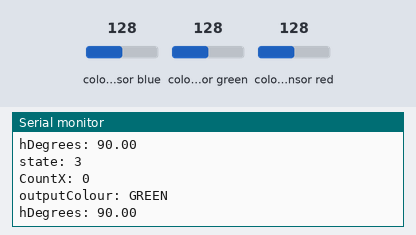
Recording of a sketch running on a simulated Arduino Uno, built with avr-gcc and run on an emulated ATmega328P. Parts: the last lines printed to the serial monitor. The inputs (shaded band) are chosen by the test bench; at power-on: colour sensor blue 128, colour sensor green 128, colour sensor red 128.

Above: at 1.2 s.
1.3 s: colour sensor blue set to 5
At 1.32 s:
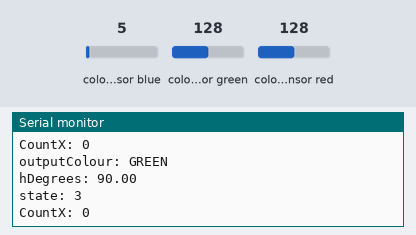
2.9 s: colour sensor green set to 5
At 2.93 s:
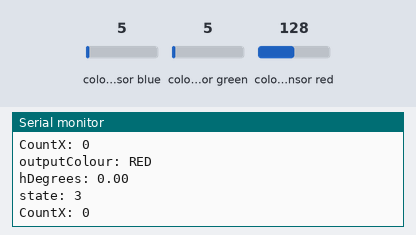
4.4 s: colour sensor green set to 64
At 4.43 s:
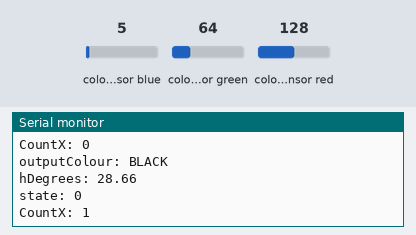
5.9 s: colour sensor blue set to 250
At 5.94 s:
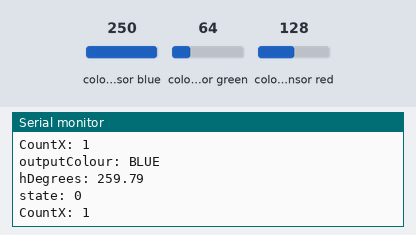
7.4 s: colour sensor red set to 5
At 7.45 s:
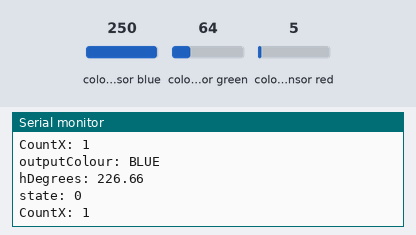
Timing chart, 0 to 9.9 s (numbered marks = the images above; inputs shaded):
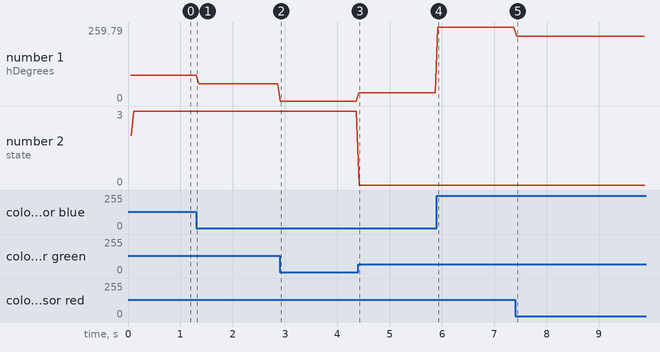

Measured:
- after the input at 2.9 s, the serial monitor: prints a new line at once (image 2)
- after the input at 4.4 s, the serial monitor: prints a new line at once (image 3)
- after the input at 5.9 s, the serial monitor: prints a new line at once (image 4)
- after the input at 7.4 s, the serial monitor: prints a new line at once (image 5)
- plotted number 1: 90 → 60 after the input at 1.3 s, 0 → 28.66 after the input at 4.4 s, 28.66 → 259.79 after the input at 5.9 s, 259.79 → 226.66 after the input at 7.4 s

The sketch:

working_rgb_colour_sensor_x_axis_fully_working.ino
```cpp
// =====================================================
//
// Colour Sensing Robot for Dissertation Project
// (Jessica Mason - 16016599)
//
// =====================================================

#include <Wire.h>
#include "Adafruit_TCS34725.h"

//DEFINE STATES
#define STATE_0 0
#define STATE_1 1
#define STATE_2 2
#define STATE_3 3

//DEFINE COLOURS
#define COLOUR_RED 10
#define COLOUR_GREEN 11
#define COLOUR_BLUE 12
#define COLOUR_YELLOW 13
#define COLOUR_BLACK 14

//NORMALISED RGB VALUES
double rNorm;
double gNorm;
double bNorm;
//HUE
double h;
double hDegrees;
//DEBUG
double g;
//EQUATION SECTIONS
double topA;
double bottomA;
double bottomB;
//PI values (pretty sure these are built in, check that)
double Pi = 3.1415926535897932384626433832795;
double twoPi = 6.283185307179586476925286766559;

//COLOUR SENSING VARIABLES
int currentColour;
int prevColour;
int outputColour;

//GENERAL VARIABLES
//CURRENT STATE
int state;
//COUNT ON X AXIS
int countX;

//ARRAY
int pathX[10];
int index = 0;

//INITIALISE COLOUR SENSOR
/* Initialise with default values (int time = 2.4ms, gain = 1x) */
// Adafruit_TCS34725 tcs = Adafruit_TCS34725();
/* Initialise with specific int time and gain values */
Adafruit_TCS34725 tcs = Adafruit_TCS34725(TCS34725_INTEGRATIONTIME_700MS, TCS34725_GAIN_1X);

void setup(void) {

  //set state to state0 which is when the robot goes from a line onto the background
  state = STATE_0;
  countX = 0;
  prevColour = COLOUR_BLACK;

  Serial.begin(57600);

  //CHECK COLOUR SENSOR IS CONNECTED
  if (tcs.begin()) {
    Serial.println("Found sensor");
    Serial.println(" ");
  } else {
    Serial.println("No TCS34725 found ... check your connections");
    Serial.println(" ");
    while (1);
  }

}// END OF setup()

void loop(void) {

  //this runs the get colour function and recieves the outputted colour
  currentColour = getColour();

  //FININTE STATE MACHINE
  switch(state){

    case STATE_0:
      //GOES ONTO A RED LINE
      if((currentColour == COLOUR_RED) && (prevColour == COLOUR_BLACK)){
        state = STATE_1;
        prevColour = COLOUR_RED;
      }
      //GOES ONTO A GREEN LINE
      if((currentColour == COLOUR_GREEN) && (prevColour == COLOUR_BLACK)){
        state = STATE_2;
        prevColour = COLOUR_GREEN;
      }

    //RED BEHAVIOUR
    case STATE_1:
      //GOING OVER A RED LINE
      if(currentColour == COLOUR_RED){
        prevColour = COLOUR_RED;
        state = STATE_3;
      }

    break;

    //GREEN BEHAVIOUR
    case STATE_2:
      //GOING OVER A GREEN LINE
      if(currentColour == COLOUR_GREEN){
        prevColour = COLOUR_GREEN;
        //STATE 3 = FALLING EDGE NEW LINE
        state = STATE_3;
      }

    break;

    //FALLING EDGE NEW LINE
    case STATE_3:
    //COMING OFF A RED LINE
    if((currentColour == COLOUR_BLACK) && (prevColour == COLOUR_RED)){
      countX++;
      pathX[index] = COLOUR_RED;
      index++;
      prevColour = COLOUR_BLACK;
      state = STATE_0;
    }
    //COMING OFF A GREEN LINE
    if((currentColour == COLOUR_BLACK) && (prevColour == COLOUR_GREEN)){
      countX++;
      pathX[index] = COLOUR_GREEN;
      index++;
      prevColour = COLOUR_BLACK;
      state = STATE_0;
    }

    break;

  } //END OF FINITE STATE MACHINE

  //FOR WHEN IT GOES BACK ON ITSELF
  for(int i=1; i < index;i++) {
    //if newest item in the array is the same as the last
    if(pathX[i] == pathX[i - 1]) {
      countX -=2;
      index -=2;
    }
  }

  //PRINTING FOR DEBUGGING PURPOSES
  Serial.print("hDegrees: ");
  Serial.print(hDegrees);
  Serial.println("");
  Serial.print("state: ");
  Serial.print(state);
  Serial.println("");
  Serial.print("CountX: ");
  Serial.print(countX);
  Serial.println("");
  Serial.println("");

} //END OF MAIN LOOP

int getColour(){

  uint16_t r, g, b, c, colorTemp, lux;

  tcs.getRawData(&r, &g, &b, &c);
  colorTemp = tcs.calculateColorTemperature(r, g, b);
  lux = tcs.calculateLux(r, g, b);

  //NORMALISE VALUES
  rNorm = (double)r/double(r + g + b);
  gNorm = (double)g/double(r + g + b);
  bNorm = (double)b/double(r + g + b);

  //CALCULATE EQUATION SECTIONS
  topA = 2 * rNorm - gNorm - bNorm;
  bottomA = sqrt(2.0 / 3.0);
  bottomB = sqrt(6 * (rNorm * rNorm + gNorm * gNorm + bNorm * bNorm - rNorm * gNorm - gNorm * bNorm - bNorm * rNorm));

  //CALCULATE H IN RADIANS
  if (bNorm <= gNorm) {
    h = acos(( topA / (bottomA * bottomB)));
    //CONVERT H TO DEGREES
    hDegrees = h * 180 / Pi;
  }
  if (bNorm > gNorm) {
    g = acos(( topA / (bottomA * bottomB)));
    h = twoPi - acos(( topA / (bottomA * bottomB)));
    //CONVERT H TO DEGREES
    hDegrees = h * 180 / Pi;
  }

    if((hDegrees >= 0) && (hDegrees < 25)){
      outputColour = COLOUR_RED;
      Serial.print("outputColour: RED");
      Serial.println("");
    } else
    if((hDegrees >= 25) && (hDegrees < 35)){
      outputColour = COLOUR_BLACK;
      Serial.print("outputColour: BLACK");
      Serial.println("");
    } else
    if((hDegrees >= 65) && (hDegrees < 130)){
      outputColour = COLOUR_GREEN;
      Serial.print("outputColour: GREEN");
      Serial.println("");
    } else
    if((hDegrees >= 130) && (hDegrees < 260)){
      outputColour = COLOUR_BLUE;
      Serial.print("outputColour: BLUE");
      Serial.println("");
    } else
    if((hDegrees >= 35) && (hDegrees < 65)){
      outputColour = COLOUR_YELLOW;
      Serial.print("outputColour: YELLOW");
      Serial.println("");
    }


    return outputColour;

  } //END OF getColour()
```
